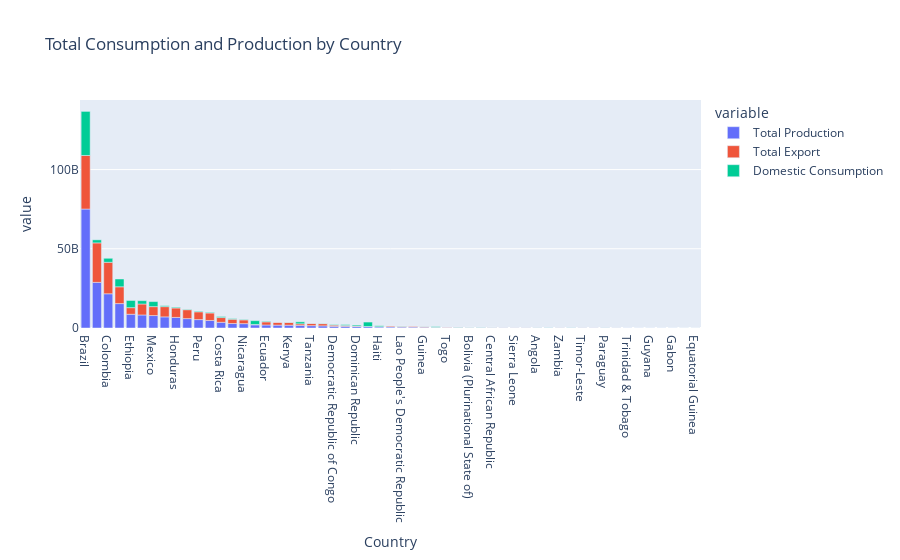

The notebook cell this image was saved under:
### Markdown cell above
#### Visualizing Production Side Dataframe

### Code cell
export_agg_df = export_long_df[['Country', 'variable', 'value']].groupby(['Country', 'variable']).sum().reset_index()
export_fig = px.bar(export_agg_df.sort_values(by = ['value'], ascending=False), 
                         x = 'Country', y = 'value',color = 'variable', title = "Total Consumption and Production by Country")
export_fig.show()

### Figure 1 — Plotly figure (JSON) as saved in the notebook; plotly's stock layout.template omitted (floating-point values rounded to 4 significant figures)
{"data": [{"alignmentgroup": "True", "hovertemplate": "variable=Total Production<br>Country=%{x}<br>value=%{y}<extra></extra>", "legendgroup": "Total Production", "marker": {"color": "#636efa", "pattern": {"shape": ""}}, "name": "Total Production", "offsetgroup": "Total Production", "orientation": "v", "showlegend": true, "textposition": "auto", "type": "bar", "x": ["Brazil", "Viet Nam", "Colombia", "Indonesia", "Ethiopia", "India", "Mexico", "Guatemala", "Honduras", "Uganda", "Peru", "Côte d'Ivoire", "Costa Rica", "El Salvador", "Nicaragua", "Venezuela", "Ecuador", "Papua New Guinea", "Kenya", "Thailand", "Tanzania", "Cameroon", "Democratic Republic of Congo", "Madagascar", "Dominican Republic", "Philippines", "Haiti", "Burundi", "Lao People's Democratic Republic", "Rwanda", "Guinea", "Cuba", "Togo", "Panama", "Bolivia (Plurinational State of)", "Yemen", "Central African Republic", "Zimbabwe", "Sierra Leone", "Malawi", "Angola", "Nigeria", "Zambia", "Sri Lanka", "Timor-Leste", "Ghana", "Paraguay", "Jamaica", "Trinidad & Tobago", "Liberia", "Guyana", "Congo", "Gabon", "Nepal", "Equatorial Guinea"], "xaxis": "x", "y": [75082980000, 28803180000, 21598620000, 15404880000, 8669520000, 8222220000, 7853520000, 7020540000, 6672720000, 5919480000, 5317620000, 4761420000, 3596700000, 2820900000, 2749380000, 1992780000, 1900380000, 1803120000, 1768320000, 1674000000, 1474680000, 1358640000, 1051080000, 1045560000, 909540000, 890700000, 698880000, 623640000, 568080000, 567540000, 482460000, 359160000, 281400000, 280980000, 207000000, 190920000, 184020000, 132120000, 87180000, 82260000, 82080000, 81900000, 76800000, 73860000, 68640000, 63660000, 62220000, 54000000, 25740000, 14880000, 10800000, 6900000, 2700000, 1440000, 1080000], "yaxis": "y"}, {"alignmentgroup": "True", "hovertemplate": "variable=Total Export<br>Country=%{x}<br>value=%{y}<extra></extra>", "legendgroup": "Total Export", "marker": {"color": "#EF553B", "pattern": {"shape": ""}}, "name": "Total Export", "offsetgroup": "Total Export", "orientation": "v", "showlegend": true, "textposition": "auto", "type": "bar", "x": ["Brazil", "Viet Nam", "Colombia", "Indonesia", "India", "Guatemala", "Honduras", "Uganda", "Mexico", "Peru", "Côte d'Ivoire", "Ethiopia", "Costa Rica", "El Salvador", "Nicaragua", "Ecuador", "Papua New Guinea", "Kenya", "Tanzania", "Cameroon", "Thailand", "Democratic Republic of Congo", "Burundi", "Rwanda", "Madagascar", "Lao People's Democratic Republic", "Guinea", "Dominican Republic", "Togo", "Venezuela", "Central African Republic", "Panama", "Bolivia (Plurinational State of)", "Zimbabwe", "Cuba", "Haiti", "Yemen", "Sierra Leone", "Malawi", "Zambia", "Timor-Leste", "Ghana", "Philippines", "Paraguay", "Angola", "Jamaica", "Sri Lanka", "Nigeria", "Liberia", "Trinidad & Tobago", "Congo", "Guyana", "Gabon", "Nepal", "Equatorial Guinea"], "xaxis": "x", "y": [33807709056, 24924480000, 19878480000, 10607940000, 6933960000, 6464340000, 5964840000, 5632200000, 5628000000, 4903920000, 4721640000, 4163340000, 2991840000, 2716980000, 2388360000, 1971720000, 1814100000, 1771380000, 1432320000, 1399920000, 970620000, 775560000, 646200000, 578700000, 504120000, 457620000, 397140000, 316080000, 291420000, 241260000, 170700000, 161520000, 137460000, 136080000, 111720000, 108060000, 101220000, 90060000, 83340000, 76260000, 68040000, 53640000, 52440000, 46740000, 43320000, 35220000, 16020000, 11400000, 7680000, 6480000, 2400000, 2400000, 1800000, 1560000, 1500000], "yaxis": "y"}, {"alignmentgroup": "True", "hovertemplate": "variable=Domestic Consumption<br>Country=%{x}<br>value=%{y}<extra></extra>", "legendgroup": "Domestic Consumption", "marker": {"color": "#00cc96", "pattern": {"shape": ""}}, "name": "Domestic Consumption", "offsetgroup": "Domestic Consumption", "orientation": "v", "showlegend": true, "textposition": "auto", "type": "bar", "x": ["Brazil", "Indonesia", "Ethiopia", "Mexico", "Philippines", "Colombia", "Venezuela", "India", "Viet Nam", "Thailand", "Costa Rica", "Dominican Republic", "Haiti", "Guatemala", "Madagascar", "Honduras", "El Salvador", "Côte d'Ivoire", "Peru", "Cuba", "Ecuador", "Democratic Republic of Congo", "Nicaragua", "Uganda", "Lao People's Democratic Republic", "Cameroon", "Panama", "Yemen", "Kenya", "Guinea", "Tanzania", "Bolivia (Plurinational State of)", "Nigeria", "Sri Lanka", "Angola", "Paraguay", "Central African Republic", "Trinidad & Tobago", "Jamaica", "Sierra Leone", "Ghana", "Guyana", "Liberia", "Zimbabwe", "Congo", "Papua New Guinea", "Burundi", "Malawi", "Togo", "Rwanda", "Gabon", "Zambia", "Timor-Leste", "Equatorial Guinea", "Nepal"], "xaxis": "x", "y": [27824700000, 4920480000, 4536540000, 3189660000, 2807280000, 2536776384, 2386067999, 2093460000, 1920928320, 1248600000, 665335200, 642823380, 600600000, 590880000, 588705960, 471850680, 417242040, 410260140, 402000000, 384006000, 381540000, 359880000, 299700300, 284816400, 157980000, 143450940, 122916960, 121620000, 95190000, 86730000, 76425060, 75180000, 70740000, 58300020, 46500000, 35100000, 24794400, 21090000, 18688020, 10080000, 9970800, 9203040, 8640000, 8595960, 5360040, 3608400, 3412020, 2340000, 2167620, 2139960, 1123140, 991920, 294000, 0, 0], "yaxis": "y"}], "layout": {"barmode": "relative", "legend": {"title": {"text": "variable"}, "tracegroupgap": 0}, "title": {"text": "Total Consumption and Production by Country"}, "xaxis": {"anchor": "y", "domain": [0, 1], "title": {"text": "Country"}}, "yaxis": {"anchor": "x", "domain": [0, 1], "title": {"text": "value"}}}}
